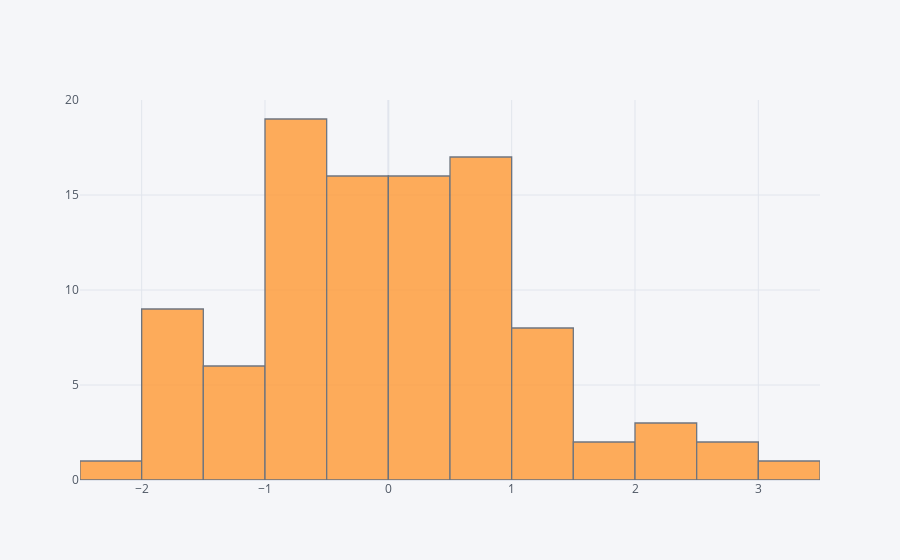

The notebook cell this image was saved under:
### Markdown cell above
## histogram

### Code cell
df['A'].iplot(kind='hist',bins=25)

### Figure 1 — Plotly figure (JSON) as saved in the notebook; plotly's stock layout.template omitted (floating-point values rounded to 4 significant figures)
{"data": [{"histfunc": "count", "histnorm": "", "marker": {"color": "rgba(255, 153, 51, 1.0)", "line": {"color": "#4D5663", "width": 1.3}}, "name": "A", "nbinsx": 25, "opacity": 0.8, "orientation": "v", "type": "histogram", "x": [0.1206, 0.4985, -1.37, -1.717, 0.2732, -1.947, -2.448, 2.333, -0.5121, 0.1297, -0.6446, -0.7218, 0.2656, -0.6601, 1.096, -1.608, -1.471, -0.3302, 2.063, -0.2715, 2.165, 0.3918, 0.1924, 1.858, -0.7041, 0.3199, 3.202, 2.708, -0.815, -0.6898, 0.6513, -1.157, 0.5246, -0.01398, -0.4594, -0.9159, -0.4146, -1.152, 0.7841, 1.171, 2.852, -0.246, -0.5829, 0.756, 0.1897, 0.1398, -1.629, -0.4208, 0.2712, -0.4046, 0.8228, -0.5199, 0.3492, -0.1765, -1.624, 0.5722, -0.782, 0.2363, -0.5523, 1.189, -0.7699, 0.8103, 0.8277, 1.302, -1.66, 0.1664, -1.76, 0.843, 0.1364, 0.8269, -0.6806, -0.943, 0.5744, 1.05, -0.3162, -0.8045, 1.098, -1.414, 1.301, -0.3805, 1.235, 0.9526, -0.214, -0.7151, 0.06519, -0.001475, -0.7749, -1.03, 1.549, 0.8947, 0.7453, 0.551, -0.1254, -1.531, -1.929, -0.6595, 0.6745, -0.3298, 0.6819, -0.2353]}], "layout": {"barmode": "overlay", "legend": {"bgcolor": "#F5F6F9", "font": {"color": "#4D5663"}}, "paper_bgcolor": "#F5F6F9", "plot_bgcolor": "#F5F6F9", "title": {"font": {"color": "#4D5663"}}, "xaxis": {"gridcolor": "#E1E5ED", "showgrid": true, "tickfont": {"color": "#4D5663"}, "title": {"font": {"color": "#4D5663"}, "text": ""}, "zerolinecolor": "#E1E5ED"}, "yaxis": {"gridcolor": "#E1E5ED", "showgrid": true, "tickfont": {"color": "#4D5663"}, "title": {"font": {"color": "#4D5663"}, "text": ""}, "zerolinecolor": "#E1E5ED"}}}
